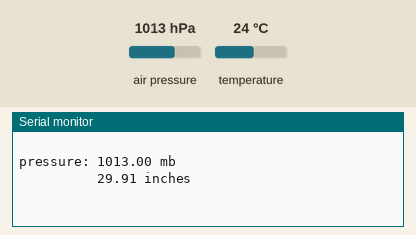
Recording of a sketch running on a simulated Arduino Uno, built with avr-gcc and run on an emulated ATmega328P. Shown: the last lines printed to the serial monitor. The inputs (shaded band) are chosen by the test bench; at power-on: air pressure 1013 hPa, temperature 24 °C.

Above: at 1.8 s.
1.9 s: air pressure set to 952 hPa
At 3.0 s:
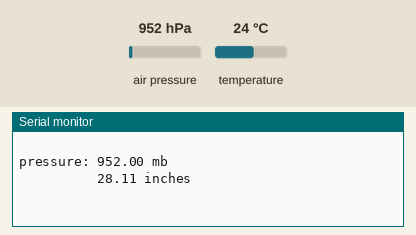
3.4 s: temperature set to 12 °C
4.9 s: air pressure set to 975 hPa
At 6.2 s:
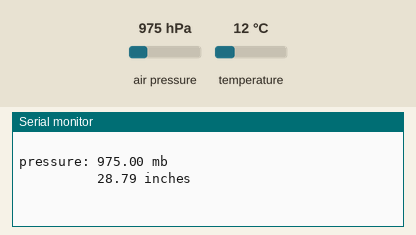
6.4 s: temperature set to 41 °C
10.6 s: air pressure set to 1000 hPa
At 12.4 s:
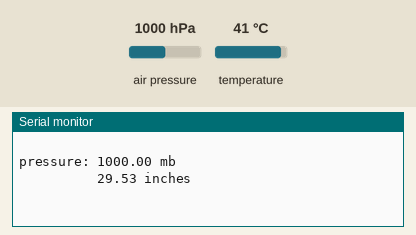
14.8 s: temperature set to 19 °C
Timing chart, 0 to 17.8 s (numbered marks = the images above; inputs shaded):
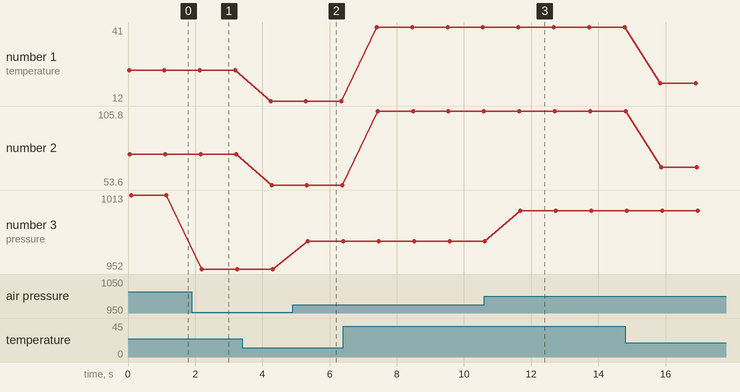

The sketch:

bmp180.ino
```cpp
/*****************************************************
 * name:Barometer
 * function:you can see the value of temperature and air pressure displayed on Serial Monitor.
 *****************************************************/
//Email:support@sunfounder.com
//Website:www.sunfounder.com

#include <SFE_BMP180.h>
#include <Wire.h>

// You will need to create an SFE_BMP180 object, here called "pressure":
SFE_BMP180 pressure;

void setup()
{
  Serial.begin(9600); //initialize the serial monitor
  Serial.println("REBOOT");//ptint "REBOOT"

  // Initialize the sensor (it is important to get calibration values stored on the device).
  if (pressure.begin())
    Serial.println("BMP180 init success");
  else
  {
    // Oops, something went wrong, this is usually a connection problem,
    // see the comments at the top of this sketch for the proper connections.

    Serial.println("BMP180 init fail\n\n");
    while(1); // Pause forever.
  }
}

void loop()
{
  char status;
  double T,P,p0,a;

  // Loop here getting pressure readings every 10 seconds.

  // If you want sea-level-compensated pressure, as used in weather reports,
  // you will need to know the altitude at which your measurements are taken.
  // We're using a constant called ALTITUDE in this sketch:

  // If you want to measure altitude, and not pressure, you will instead need
  // to provide a known baseline pressure. This is shown at the end of the sketch.
  // You must first get a temperature measurement to perform a pressure reading.

  // Start a temperature measurement:
  // If request is successful, the number of ms to wait is returned.
  // If request is unsuccessful, 0 is returned.
  status = pressure.startTemperature();
  if (status != 0)
  {
    // Wait for the measurement to complete:
    delay(status);

    // Retrieve the completed temperature measurement:
    // Note that the measurement is stored in the variable T.
    // Function returns 1 if successful, 0 if failure.
    status = pressure.getTemperature(T);
    if (status != 0)
    {
      // Print out the measurement:
      Serial.print("temperature: ");
      Serial.print(T,2);
      Serial.println(" deg C ");
      float tempF = 1.8*T + 32.0;       // convert °C to °F
      Serial.print("             ");
      Serial.print(tempF,2);
      Serial.println(" deg F ");
      Serial.println(" "); // skip a line

      // Start a pressure measurement:
      // The parameter is the oversampling setting, from 0 to 3 (highest res, longest wait).
      // If request is successful, the number of ms to wait is returned.
      // If request is unsuccessful, 0 is returned.

      status = pressure.startPressure(3);
      if (status != 0)
      {
        // Wait for the measurement to complete:
        delay(status);

        // Retrieve the completed pressure measurement:
        // Note that the measurement is stored in the variable P.
        // Note also that the function requires the previous temperature measurement (T).
        // (If temperature is stable, you can do one temperature measurement for a number of pressure measurements.)
        // Function returns 1 if successful, 0 if failure.

        status = pressure.getPressure(P,T);
        if (status != 0)
        {
          // Print out the measurement:
          Serial.print("pressure: ");
          Serial.print(P,2);
          Serial.println(" mb ");
          Serial.print("          ");
          Serial.print(P*0.0295301,2); //To convert millibars to inches of mercury
          Serial.print(" inches ");
          Serial.println(" "); //
          Serial.println(" "); // skipping 3 lines for easier reading
          Serial.println(" "); //
          // The pressure sensor returns abolute pressure, which varies with altitude.
          // To remove the effects of altitude, use the sealevel function and your current altitude.
          // This number is commonly used in weather reports.
          // Parameters: P = absolute pressure in mb, ALTITUDE = current altitude in m.
          // Result: p0 = sea-level compensated pressure in mb


        }
        else Serial.println("error retrieving pressure measurement\n");
      }
      else Serial.println("error starting pressure measurement\n");
    }
    else Serial.println("error retrieving temperature measurement\n");
  }
  else Serial.println("error starting temperature measurement\n");

  delay(1000);  // Pause for 5 seconds.
}
```

Measured:
- after the input at 1.9 s, the serial monitor: prints a new line after 0.30 s (image 1)
- after the input at 4.9 s, the serial monitor: prints a new line after 0.46 s (image 2)
- after the input at 10.6 s, the serial monitor: prints a new line after 1.1 s (image 3)
- plotted number 1: 24 → 12 after the input at 3.4 s, 12 → 41 after the input at 6.4 s, 41 → 19 after the input at 14.8 s
- plotted number 2: 75.2 → 53.6 after the input at 3.4 s, 53.6 → 105.8 after the input at 6.4 s, 105.8 → 66.2 after the input at 14.8 s
- plotted number 3: 1013 → 952 after the input at 1.9 s, 952 → 975 after the input at 4.9 s, 975 → 1000 after the input at 10.6 s
